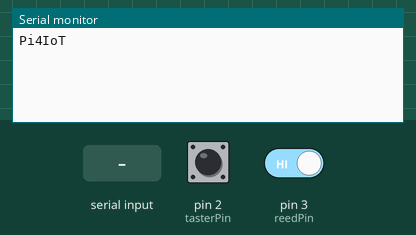
This sketch was run on a simulated Arduino Uno, built with avr-gcc and run on an emulated ATmega328P. Parts: the last lines printed to the serial monitor. The test bench sets the inputs (shaded band); at power-on: pin 2 (tasterPin) HIGH, pin 3 (reedPin) HIGH.

Above: at 1.2 s.
1.3 s: pin 2 (tasterPin) pulled LOW for 0.15 s
At 2.2 s:
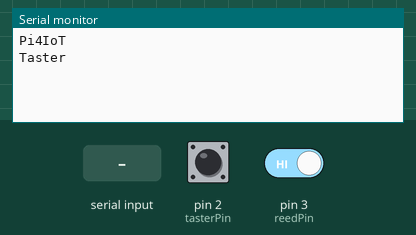
2.9 s: pin 3 (reedPin) driven LOW
At 3.3 s:
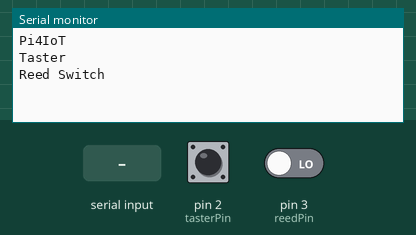
4.9 s: "1" received over the second serial link
At 5.3 s:
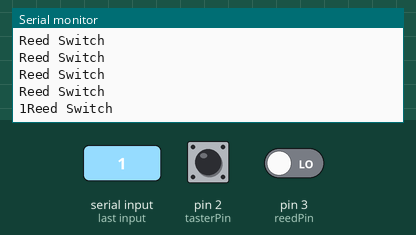
6.4 s: "0" received over the second serial link
At 6.8 s:
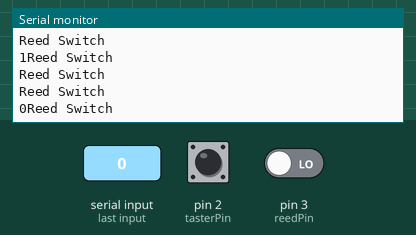

The sketch:

serial_bluetooth.ino
```cpp
#include <SoftwareSerial.h>

SoftwareSerial mySerial(10, 11); // RX, TX
const int tasterPin = 2;
const int reedPin = 3;
int tasterStatus = 0;
int reedStatus = 0;

void setup() {
  pinMode(tasterPin, INPUT);
  pinMode(reedPin, INPUT);
  Serial.begin(9600);
  Serial.println("Pi4IoT");
  mySerial.begin(115200);
  mySerial.println("Hello Viewer");
}

void loop() {
    if (mySerial.available()) {
        Serial.write(mySerial.read());
    }
    if (Serial.available()) {
        mySerial.write(Serial.read());
    }
    tasterStatus = digitalRead(tasterPin);
    if (tasterStatus == LOW){
        mySerial.println("Taster");
        Serial.println("Taster");
        delay(500);
    }
    reedStatus = digitalRead(reedPin);
    if (reedStatus == LOW){
        mySerial.println("Reed Switch");
        Serial.println("Reed Switch");
        delay(500);
    }
}
```

Measured:
- after the input at 1.3 s, the serial monitor: prints a new line at once (image 1)
- after the input at 2.9 s, the serial monitor: prints a new line at once (image 2)
- after the input at 4.9 s, the serial monitor: prints a new line at once (image 3)
- after the input at 6.4 s, the serial monitor: prints a new line at once (image 4)
